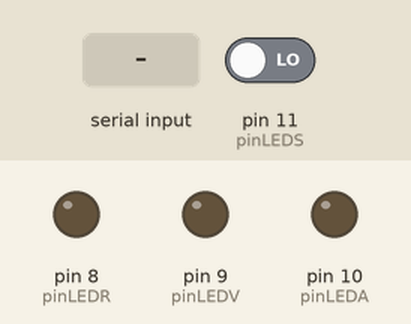
The program below on a simulated Arduino Uno, built with avr-gcc and run on an emulated ATmega328P. Parts: output pins drawn as LEDs (lit = HIGH). The test bench sets the inputs (shaded band); at power-on: pin 11 (pinLEDS) LOW.

Above: at 1.2 s.
1.3 s: "r" received over Serial
At 1.6 s:
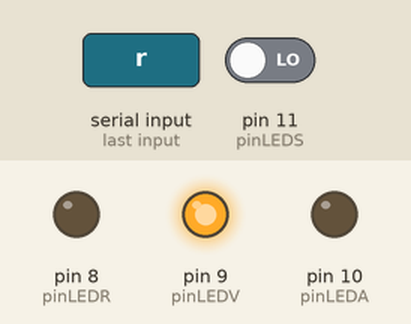
2.8 s: "s" received over Serial
At 4.0 s:
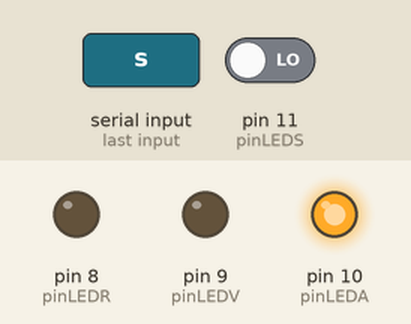
4.3 s: "S" received over Serial
At 5.1 s:
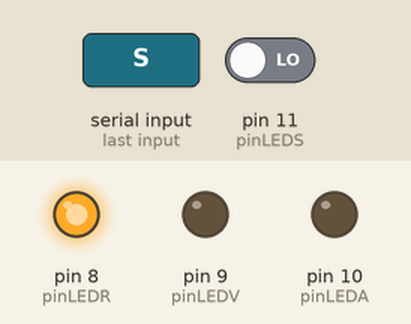
5.8 s: "1" received over Serial
At 6.2 s:
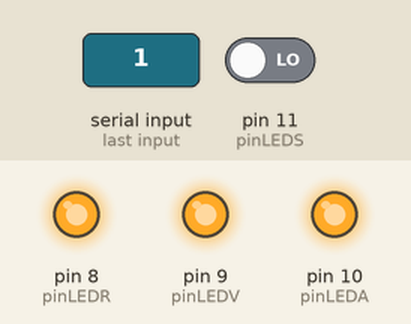
Timing chart, 0 to 8.3 s (numbered marks = the images above; inputs shaded):
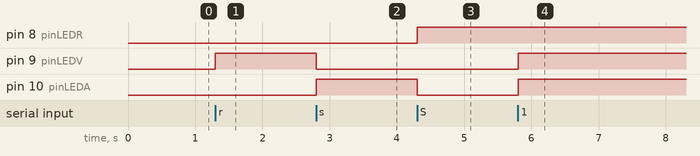

Measured:
- after the input at 1.3 s, pin 9 (pinLEDV): LOW → HIGH at once
- after the input at 2.8 s, pin 9 (pinLEDV): HIGH → LOW at once; pin 10 (pinLEDA): LOW → HIGH at once
- after the input at 4.3 s, pin 8 (pinLEDR): LOW → HIGH at once; pin 10 (pinLEDA): HIGH → LOW at once
- after the input at 5.8 s, pin 9 (pinLEDV), pin 10 (pinLEDA): LOW → HIGH at once

The program:

main.cpp
```cpp
#include <Arduino.h>

#define pinLEDR 8 //LED ROJO PIN 8
#define pinLEDV 9 //LED VERDE PIN 9
#define pinLEDA 10 //LED AMARILLO PIN 10
#define pinLEDS 11// PULSADOR
int CONT=0;

int STOP=0;
int READY=1;
int START=2;
int BANDERA=0;
char DATA=0;
int ESTADOPULS=0;
int CANTPULS=0;
void setup() {
  // put your setup code here, to run once:
  Serial.begin(9600);
  pinMode(pinLEDV, OUTPUT);
  pinMode(pinLEDR, OUTPUT);
  pinMode(pinLEDA, OUTPUT);
  pinMode(pinLEDS, INPUT);

}

void loop() {
  if (Serial.available()>0)
  {
    DATA=Serial.read();

    switch(DATA){


        case 'r':

//            Serial.println(DATA);
            digitalWrite (pinLEDR,LOW);
            digitalWrite (pinLEDV, HIGH);
            digitalWrite (pinLEDA, LOW);
            BANDERA=READY;
            break;

        case 's':
 //           Serial.println(DATA);
            digitalWrite (pinLEDR, LOW);
            digitalWrite (pinLEDV, LOW);
            digitalWrite (pinLEDA, HIGH);
            BANDERA=START;
            break;

        case 'S':
 //           Serial.println(DATA);
            digitalWrite (pinLEDR,HIGH);
            digitalWrite (pinLEDV, LOW);
            digitalWrite (pinLEDA, LOW);
            BANDERA=STOP;
            CONT=0;
            break;

        default:
          digitalWrite (pinLEDR,HIGH);
          digitalWrite (pinLEDV,HIGH);
          digitalWrite (pinLEDA,HIGH);
          break;
    }

  }

  else {
    if(BANDERA==READY)
    {
      ESTADOPULS=digitalRead(pinLEDS);
      if (ESTADOPULS==1){
        CONT=CONT+1;
        CANTPULS=CONT;
        Serial.write(CANTPULS);
      }

    }

  }
  // put your main code here, to run repeatedly:


}
```
